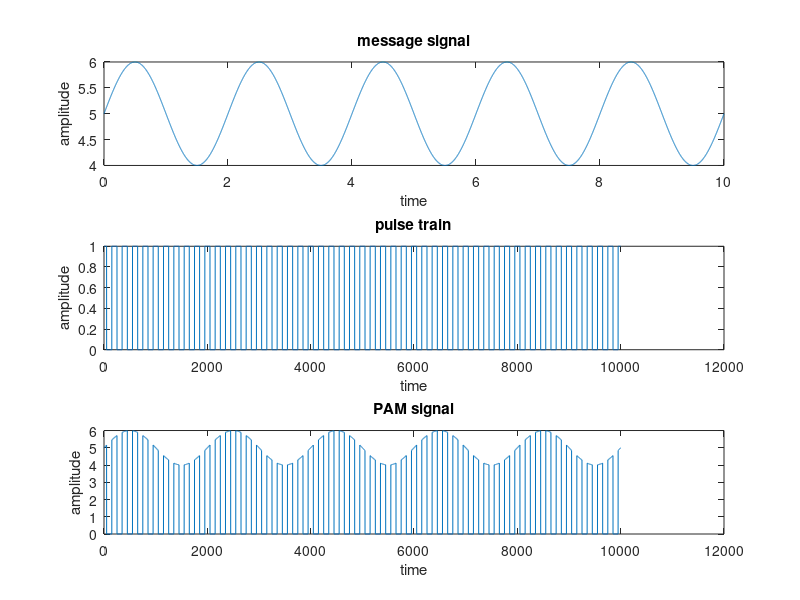

MATLAB code to generate this figure:
clc;
close all;
fs=1000;fm=0.5;
t=0:1/fs:10;
d=0:1/5:10;
x=5+sin(2*pi*fm*t); % message signal is shifted upwards from origin by the
% addition of DC component
subplot(3,1,1)
plot(t,x);
xlabel('time');
ylabel('amplitude');
title('message signal');
y=pulstran(t,d,'rectpuls',0.1); %generation of pulse train carrier input
subplot(3,1,2);
plot(y);    
xlabel('time');
ylabel('amplitude');
title('pulse train');
z=x.*y; %PAM output
subplot(3,1,3);
plot(z);
xlabel('time');
ylabel('amplitude');
title('PAM signal');